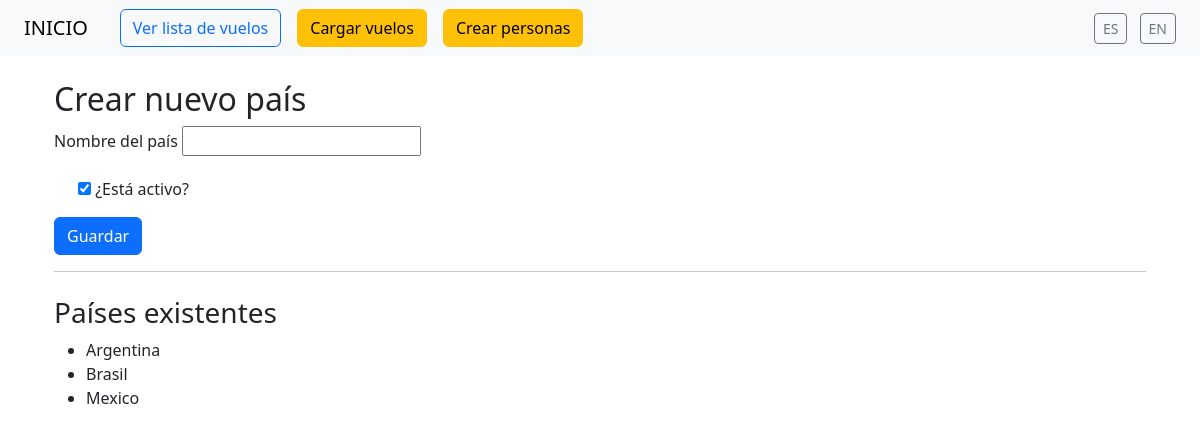
The app's page /es/pais/crear/ (signed in), older data.
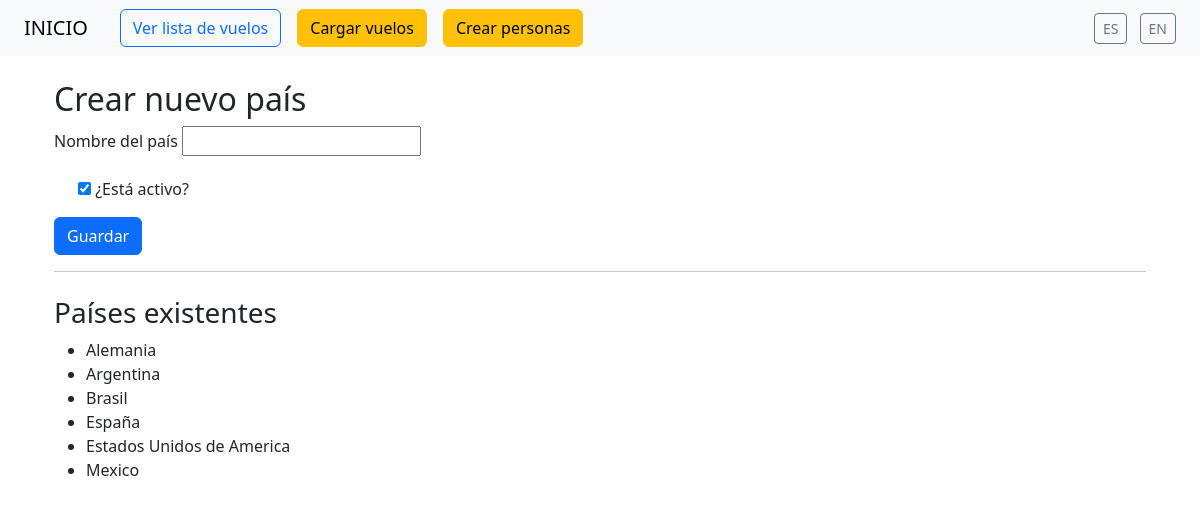
The same page, newer data.
### core/models.py (models this page shows, shortened)
class Pais(models.Model):
    nombre = models.CharField(max_length=100, verbose_name=_("Nombre"))
    activo = models.BooleanField(default=True, verbose_name=_("Activo"))
    class Meta:
        ordering = ['nombre']
        verbose_name = _("País")
        verbose_name_plural = _("Países")

### vuelos/views.py (the view, shortened to what this page needs)
# urls.py: path('pais/crear/', views.PaisCreateView.as_view(), name='pais_form'),
class PaisCreateView(LoginRequiredMixin, UserPassesTestMixin, CreateView):
    model = Pais
    fields = ['nombre', 'activo']
    template_name = 'vuelos/pais_form.html'
    success_url = reverse_lazy('pais_form')
    def test_func(self):
        return self.request.user.is_superuser
    def get_context_data(self, **kwargs):
        context = super().get_context_data(**kwargs)
        context['paises'] = Pais.objects.order_by('nombre')
        return context

### vuelos/templates/vuelos/pais_form.html (shortened to what this page needs)
{% extends 'base.html' %}
{% load i18n %}
{% block content %}
  <div class="container mt-4">
    <h2>{% trans "Crear nuevo país" %}</h2>
    <form method="post">
      <div class="mb-3">
        <label for="id_nombre" class="form-label">{% trans "Nombre del país" %}</label>
        {{ form.nombre }}
      </div>
      <div class="form-check mb-3">
        {{ form.activo }}
        <label class="form-check-label" for="id_activo">{% trans "¿Está activo?" %}</label>
      </div>
      <button type="submit" class="btn btn-primary">{% trans "Guardar" %}</button>
    </form>
    <hr>
    <h3 class="mt-4">{% trans "Países existentes" %}</h3>
    <ul>
      {% for pais in paises %}
        <li>{{ pais.nombre }}</li>
      {% empty %}
        <li>{% trans "No hay países registrados aún." %}</li>
      {% endfor %}
    </ul>
  </div>
{% endblock %}

Row changes from the older to the newer data that the page shows:
added Pais: nombre "Alemania"
added Pais: nombre "España"
added Pais: nombre "Estados Unidos de America"
